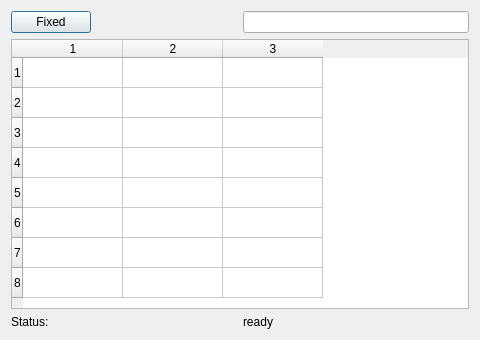
<?xml version="1.0" encoding="UTF-8"?>
<ui version="4.0"><class>Dialog</class><widget class="QDialog" name="Dialog"><property name="geometry"><rect><x>0</x><y>0</y><width>480</width><height>340</height></rect></property><property name="windowTitle"><string>Grid policies</string></property><layout class="QGridLayout" name="gridLayout"><property name="leftMargin"><number>11</number></property><property name="topMargin"><number>11</number></property><property name="rightMargin"><number>11</number></property><property name="bottomMargin"><number>11</number></property><property name="spacing"><number>6</number></property><item row="0" column="0"><widget class="QPushButton" name="fixed"><property name="sizePolicy"><sizepolicy hsizetype="Fixed" vsizetype="Fixed"><horstretch>0</horstretch><verstretch>0</verstretch></sizepolicy></property><property name="text"><string>Fixed</string></property></widget></item><item row="0" column="1"><widget class="QLineEdit" name="lineEdit_1"></widget></item><item row="1" column="0" colspan="2"><widget class="QTableWidget" name="table"><property name="rowCount"><number>8</number></property><property name="columnCount"><number>3</number></property></widget></item><item row="2" column="0"><widget class="QLabel" name="growing"><property name="sizePolicy"><sizepolicy hsizetype="Expanding" vsizetype="Preferred"><horstretch>0</horstretch><verstretch>0</verstretch></sizepolicy></property><property name="text"><string>Status:</string></property></widget></item><item row="2" column="1"><widget class="QLabel" name="label_2"><property name="text"><string>ready</string></property></widget></item></layout></widget></ui>
